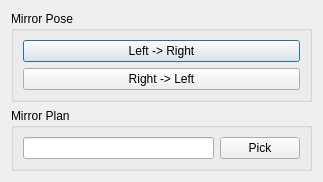
<?xml version="1.0" encoding="UTF-8"?>
<ui version="4.0">
 <class>dialog</class>
 <widget class="QDialog" name="dialog">
  <property name="geometry">
   <rect>
    <x>0</x>
    <y>0</y>
    <width>323</width>
    <height>169</height>
   </rect>
  </property>
  <property name="windowTitle">
   <string/>
  </property>
  <layout class="QVBoxLayout" name="verticalLayout_3">
   <item>
    <widget class="QGroupBox" name="groupBox_2">
     <property name="title">
      <string>Mirror Pose</string>
     </property>
     <layout class="QVBoxLayout" name="verticalLayout">
      <item>
       <layout class="QVBoxLayout" name="verticalLayout_5">
        <item>
         <widget class="QPushButton" name="l2rBTN">
          <property name="text">
           <string>Left -&gt; Right</string>
          </property>
         </widget>
        </item>
        <item>
         <widget class="QPushButton" name="r2lBTN">
          <property name="text">
           <string>Right -&gt; Left</string>
          </property>
         </widget>
        </item>
       </layout>
      </item>
     </layout>
    </widget>
   </item>
   <item>
    <widget class="QGroupBox" name="groupBox">
     <property name="title">
      <string>Mirror Plan</string>
     </property>
     <layout class="QVBoxLayout" name="verticalLayout_2">
      <item>
       <layout class="QHBoxLayout" name="horizontalLayout">
        <item>
         <widget class="QLineEdit" name="mirrorLE"/>
        </item>
        <item>
         <widget class="QPushButton" name="pickBTN">
          <property name="text">
           <string>Pick</string>
          </property>
         </widget>
        </item>
       </layout>
      </item>
     </layout>
    </widget>
   </item>
  </layout>
 </widget>
 <resources/>
 <connections/>
</ui>
